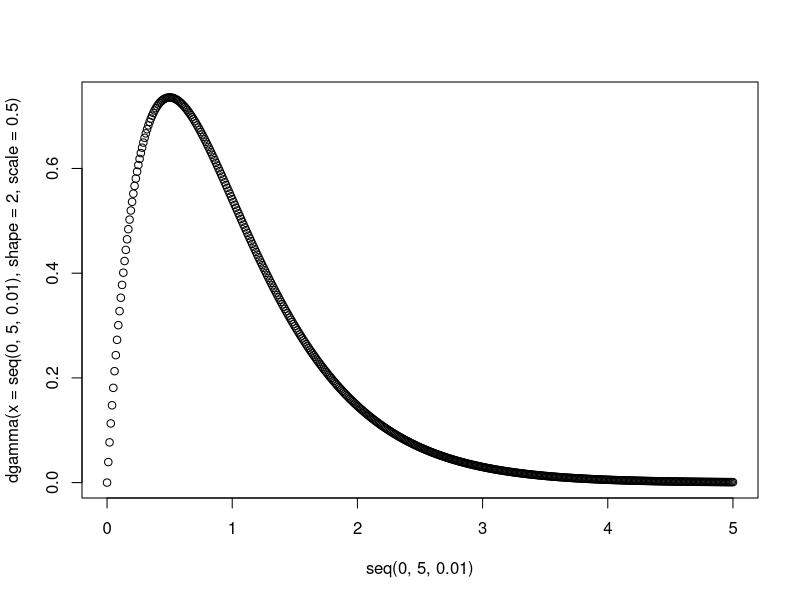
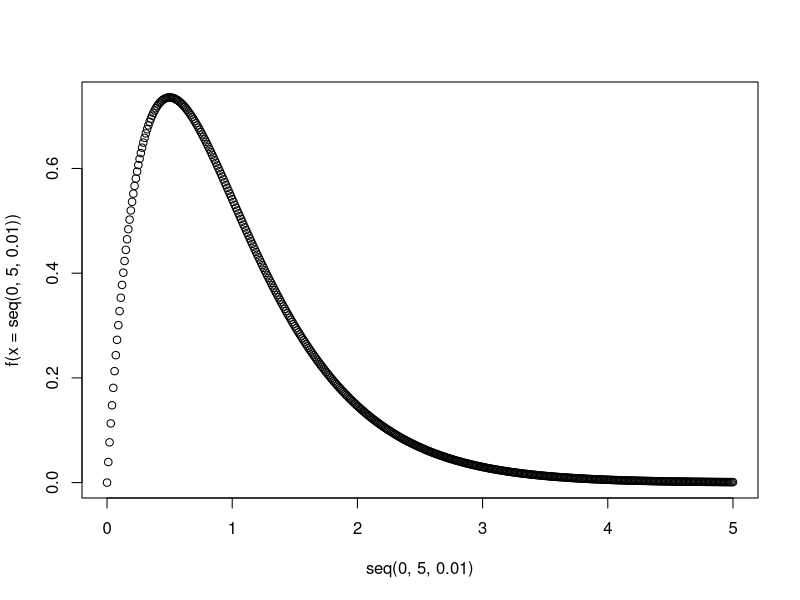

Write R code to recreate these figures, in order.
## ---- chunk 1
knitr::opts_chunk$set(echo = TRUE)
## ---- chunk 2
set.seed(1)

u = runif(10)

f = function (u,p) {
  as.numeric(u>p)
}

f(u,p=0.5)
## ---- chunk 3

lamda=2

out = sapply(1:100, function(i) {
  u = runif(10)
  x = -log(1-u)/lamda  
  y=cumsum(x)
  length(which(y<=1))
})


set.seed(1)

mean(rpois(100,2))
var(rpois(100,2))

## ---- chunk 4
set.seed(1)
u = runif(100)

mean(u)

sum(u)- (length(u)*0.5) #Esperanza

## ---- chunk 5
M <- 1.5 # valor de la constante de normalizacion
# valores para comenzar el while
U <- Inf
Y <- 0.5
# contador de simulaciones
j <-0
while (U > dbeta (Y,2,2)/(M*dunif(Y,0,1))) {
Y <- runif(1)
U <- runif(1)
j <-j +1
print(c(j,U))
}


sim_beta<-function(n,alfa,beta) {
xM<-(alfa-1)/(alfa + beta -2) # valor de la constante de normalizacion
M <- dbeta( xM , alfa , beta )
x <- rep(0 , n )
# vector para almacenar las simulaciones
J <-0
# contador para registrar el N total de simulaciones
for ( i in 1: n ) {
# valores para comenzar el while
U <- Inf
Y <- 0.5
# contador de simulaciones
j <-0
while (U > dbeta(Y , alfa , beta ) / ( M * dunif(Y ,0 ,1) ) ) {
Y <- runif(1)
U <- runif(1)
j <-j +1
}
x[i]<-Y
J <-J + j
}
print( J )
return( x )
}


sim_beta(n=1000,2,2)

## ---- chunk 6

plot(x=seq(0,5,0.01) , dgamma(x=seq(0,5,0.01),shape=2,scale=0.5))

f=function(x) {dgamma(x,2,scale=0.5)}

M=optimise(f,interval=c(0,5),maximum = TRUE)

M
plot(x=seq(0,5,0.01),f(x=seq(0,5,0.01)))
abline (x=M$maximum)


